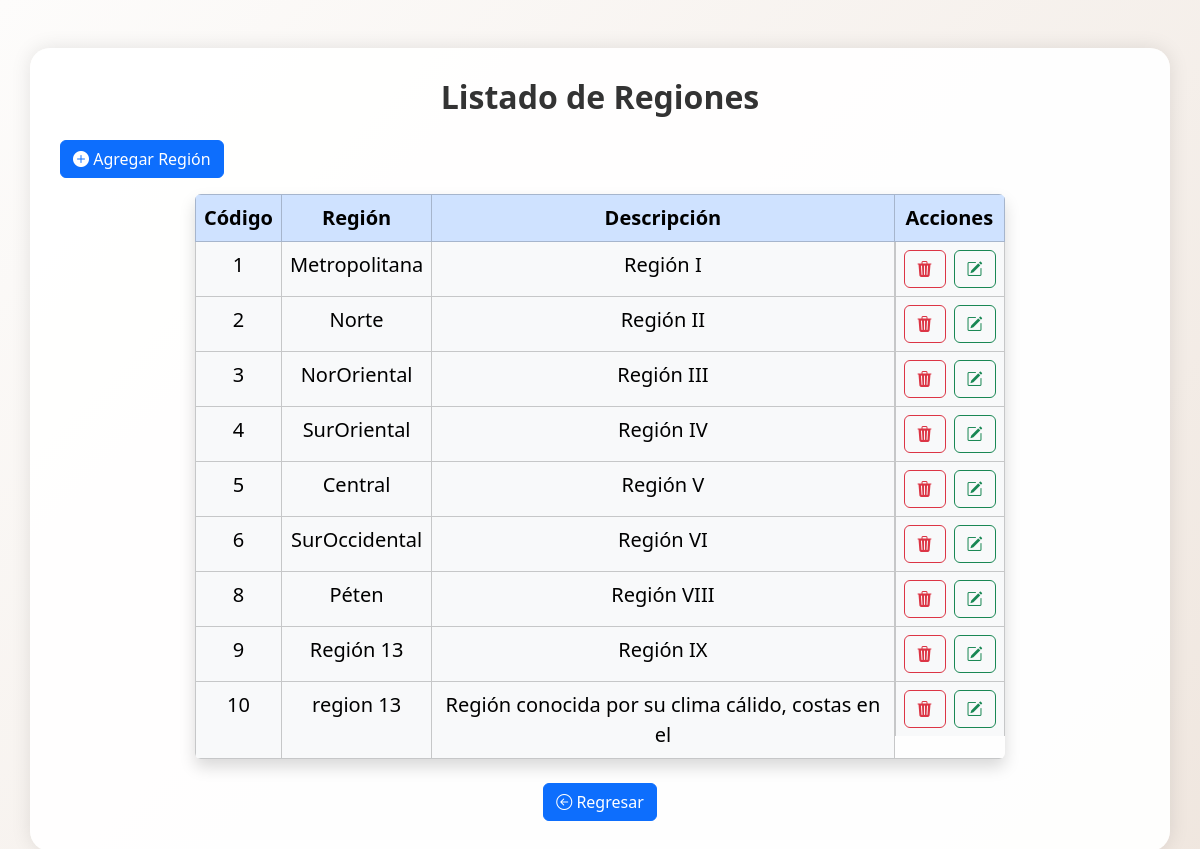
/regiones/vistaregiones.php, run on the app's committed database.
### tables this page shows
CREATE TABLE `regiones` (
  `cod_region` int(2) NOT NULL,
  `nombre` varchar(50) DEFAULT NULL,
  `descripcion` varchar(50) DEFAULT NULL
);

### regiones/vistaregiones.php (the view, shortened to what this page needs)
<!DOCTYPE html>
<html lang="es">
<head>
  <link href="https://cdn.jsdelivr.net/npm/bootstrap@5.3.3/dist/css/bootstrap.min.css" rel="stylesheet">
  <link rel="stylesheet" href="https://cdn.jsdelivr.net/npm/bootstrap-icons@1.13.1/font/bootstrap-icons.min.css">
</head>
<body>
<?php
  require_once("../basededatos/conexion.php");
  $sql = "SELECT * FROM regiones";
  $ejecutar = mysqli_query($conexion, $sql);
?>
  <div class="container mt-5">
    <h2 class="text-center mb-4">Listado de Regiones</h2>
    <button type="button" class="btn btn-primary mb-3" data-bs-toggle="modal" data-bs-target="#exampleModal">
      <i class="bi bi-plus-circle-fill"></i> Agregar Región
    </button>
    <table class="table table-bordered table-light text-center w-75 mx-auto fs-5 shadow rounded">
      <thead class="table-primary">
        <tr>
          <th>Código</th>
          <th>Región</th>
          <th>Descripción</th>
          <th>Acciones</th>
        </tr>
      </thead>
      <tbody>
        <?php while($datos = mysqli_fetch_assoc($ejecutar)) { ?>
          <tr>
            <td><?php echo htmlspecialchars($datos['cod_region']); ?></td>
            <td><?php echo htmlspecialchars($datos['nombre']); ?></td>
            <td><?php echo htmlspecialchars($datos['descripcion']); ?></td>
            <td class="d-flex justify-content-center gap-2">
              <form action="crud_region.php" method="post">
                <button type="submit" name="btn_eliminar" class="btn btn-outline-danger">
                  <i class="bi bi-trash3-fill"></i>
                </button>
              </form>
              <form action="form_actualizar_region.php" method="post">
                <button type="submit" name="btn_editar" class="btn btn-outline-success">
                  <i class="bi bi-pencil-square"></i>
                </button>
              </form>
            </td>
          </tr>
        <?php } ?>
      </tbody>
    </table>
    <div class="text-center mt-4">
      <a href="../index.php" class="btn btn-primary"><i class="bi bi-arrow-left-circle"></i> Regresar</a>
    </div>
  </div>
  <br>
</body>
</html>

### regiones/vistaregiones.php (style rules this page uses)
body { margin: 0; padding: 0; min-height: 100vh; background: linear-gradient(135deg, #fdfcfb, #e2d1c3); background-size: 200% 200%; animation: gradientMove 15s ease infinite; }
.container { background-color: rgba(255, 255, 255, 0.95); padding: 30px; border-radius: 20px; box-shadow: 0 0 20px rgba(0, 0, 0, 0.1); }
.btn { transition: all 0.3s ease; }
.table { border-radius: 15px; overflow: hidden; box-shadow: 0 0 15px rgba(0, 0, 0, 0.05); }
h2 { font-weight: bold; color: #333; }

### data on the page
regiones: cod_region "1", nombre "Metropolitana", descripcion "Región I"
regiones: cod_region "2", nombre "Norte", descripcion "Región II"
regiones: cod_region "3", nombre "NorOriental", descripcion "Región III"
regiones: cod_region "4", nombre "SurOriental", descripcion "Región IV"
regiones: cod_region "5", nombre "Central", descripcion "Región V"
regiones: cod_region "6", nombre "SurOccidental", descripcion "Región VI"
regiones: cod_region "8", nombre "Péten", descripcion "Región VIII"
regiones: cod_region "9", nombre "Región 13", descripcion "Región IX"
regiones: cod_region "10", nombre "region 13", descripcion "Región conocida por su clima cálido, costas en el"
